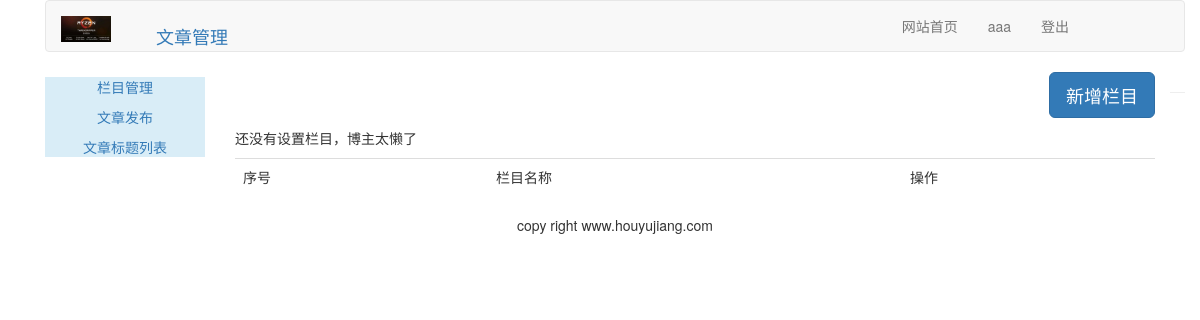
The page /article/article-cloumn/ (signed in) on the database as committed earlier.
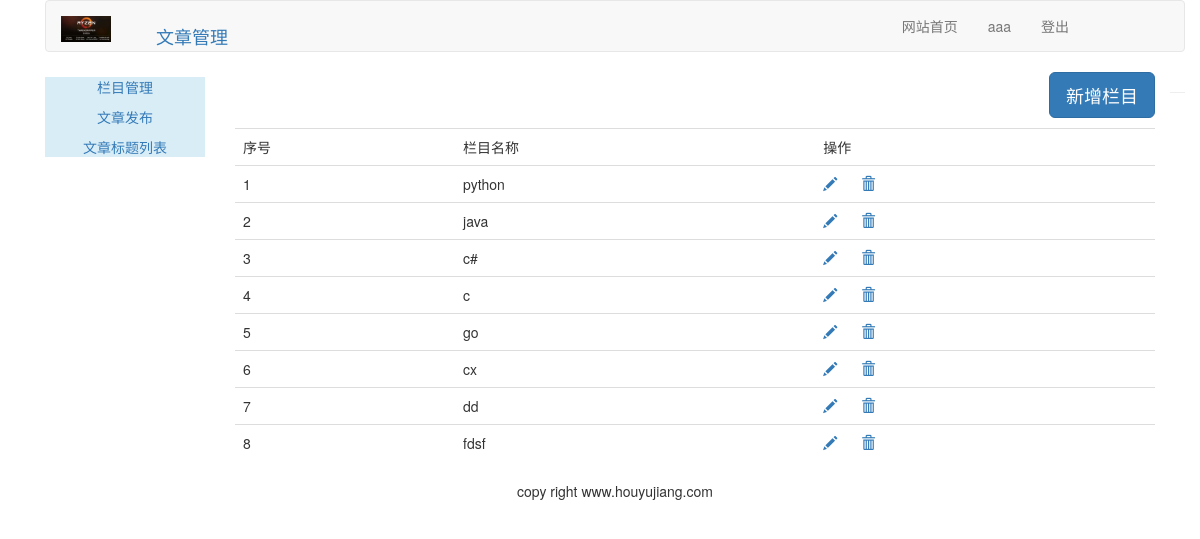
The same page on the database as committed later.
### article/models.py (models this page shows, shortened)
class ArticleColumn(models.Model):
    user = models.ForeignKey(User,related_name='article_column')
    column = models.CharField(max_length=200)
    created = models.DateField(auto_now_add=True)

### article/views.py (the view, shortened to what this page needs)
@login_required(login_url='/account/login')
@csrf_exempt
def article_column(request):
    if request.method == 'GET':
        columns = ArticleColumn.objects.filter(user = request.user)
        column_form = ArticleColumnForm()
        return render(request,'article/column/article_column.html',{'columns':columns,'column_form':column_form})

### templates/article/column/article_column.html (shortened to what this page needs)
{% extends 'article/base.html' %}
{% load staticfiles %}
{% block content %}
<div >
    <p class="text-right"><button id="add_column" onclick="add_column()" class="btn btn-primary btn-lg">新增栏目</button></p>
    <table class="table table-hover">
        <tr>
            <td>序号</td>
            <td>栏目名称</td>
            <td>操作</td>
        </tr>
        {% for column in columns %}
        <tr>
            <td>{{ forloop.counter }}</td>
            <td>{{ column.column }}</td>
            <td>
                <a name="edit" href="javascript:" onclick="edit_column(this,{{ column.id }})">
                    <span class="glyphicon glyphicon-pencil"></span>
                </a>
                <a name="delete" href="javascript:" onclick="del_column(this,{{ column.id }})">
                    <span class="glyphicon glyphicon-trash" style="margin-left: 20px"></span>
                </a>
            </td>
        </tr>
            {% empty %}
            <p>还没有设置栏目，博主太懒了</p>
        {% endfor %}
    </table>
</div>
{% endblock %}

Rows that differ between the two databases and show on the page:
added ArticleColumn: column "python"
added ArticleColumn: column "java"
added ArticleColumn: column "c#"
added ArticleColumn: column "c"
added ArticleColumn: column "go"
added ArticleColumn: column "cx"
added ArticleColumn: column "dd"
added ArticleColumn: column "fdsf"
Other text that changed with them:
text no longer shown: "还没有设置栏目，博主太懒了"
